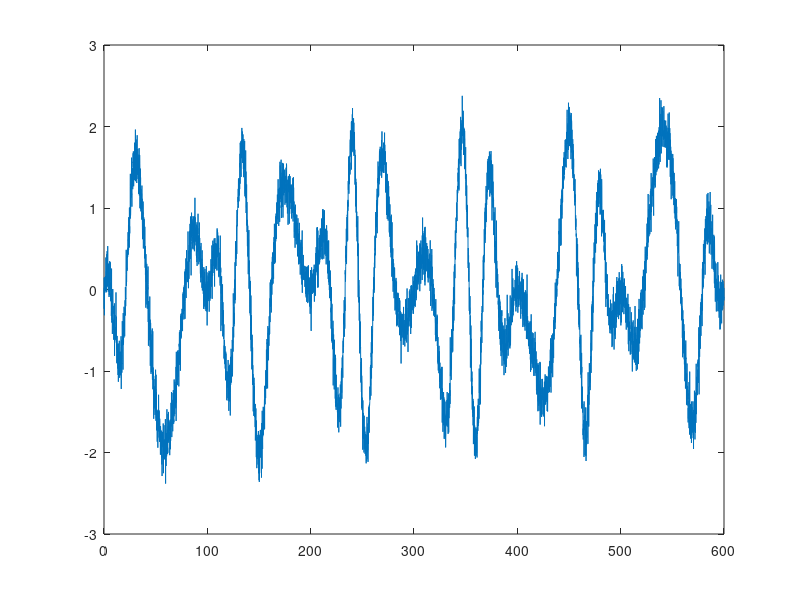
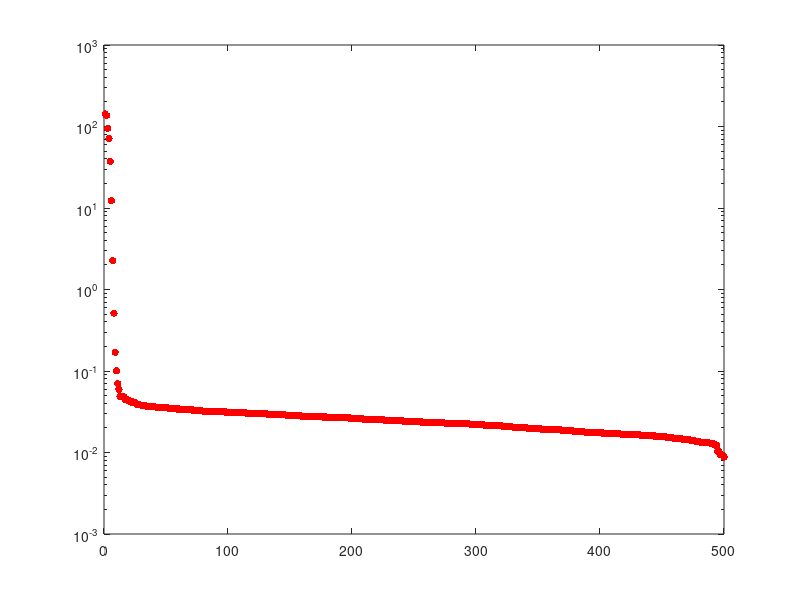

The MATLAB source for these figures, in order: (Note: this script raises an error after producing the figures.)
clc
clear all

omega1 = 2*pi/200;
omega2 = 2*pi/40;
omega3 = 2*pi/120;

t = 0:0.1:600;

y = sin(omega1 * t) .* cos((omega2 * t) + (pi/2)*sin(omega3 * t));
w = awgn(y, 10, 'measured');

y_tot = y + w;
plot(t,y_tot)

start_i = 1050;
end_i = 1400;

Y_miss = y_tot;
Y_miss(start_i:end_i)= 0;

% f = figure;
% ax = gca;
% f.Position = [100 100 1500 300];
% plot(T(1:504), Y_miss(1:504),'r-','linewidth',2);
% hold on;
% plot(T(606:end), Y_miss(606:end),'r-','linewidth',2);
% plot(T(505:605), Y_saw_profile(505:605),'k-','linewidth',2);
% grid('on');
% xlim([0 T(end)]);
% xlabel('Time(in seconds)');
% ylabel('Y')

M = 500;
N = length(Y_miss);
N1 = N-M+1;

D = zeros(N1,M);
for i=1:N1
    D(i,:) = Y_miss(i:i+M-1);
end

C = (1/N1)*(D'*D);
[right_vecs, vals, left_vecs] = eig(C);

[d,ind] = sort(diag(vals));
Eigvals = flip(d,1);
ind_sort = flip(ind,1);

rho_jk = left_vecs(:,ind_sort);
figure
semilogy(Eigvals,'r.','MarkerSize',16)

K = 6;

rec_current = Y_miss;

k=1;
while k<=K
    convergence = 15;
    while convergence >= 1e-4
        rho_jk = createRho(M, N1, rec_current);
        Ak = createEOFs(N1, M, rec_current, rho_jk, k);
        rec_current = recreateData(M, N, N1, k, Ak, rho_jk, y_tot, start_i, end_i);    
        
        rec_last = rec_current;
        
        rho_jk = createRho(M, N1, rec_current);
        Ak = createEOFs(N1, M, rec_current, rho_jk, k);      
        rec_current = recreateData(M, N, N1, k, Ak, rho_jk, y_tot, start_i, end_i);
               
        convergence = norm(rec_current(start_i:end_i) - rec_last(start_i:end_i))
    end
    k = k+1;
    k
end

L = floor(2*length(rec_current)/3);
figure
f = gcf;
plot(t(1:start_i-1),rec_current(1:start_i-1),'r-','linewidth',2.0)
hold on;
plot(t(end_i+1:end),rec_current(end_i+1:end),'r-','linewidth',2.0)
plot(t(start_i:end_i),rec_current(start_i:end_i),'b-','linewidth',2.0)
plot(t,y(1:end),'k-','linewidth',1.0)
grid('on');
xlabel('Time(in seconds)');
ylabel('Y')
saveas(f,'3_bursts.png')

function a = createEOFs(N1, M, Y, rho_jk, K)
a = zeros(K,N1);
for k=1:K
    for i=1:N1
        sum1 = 0;
        for j=1:M
            rho = rho_jk(j,k);
            y = Y(i+j-1);
            sum1 = sum1 + y * rho;
        end
        a(k,i) = sum1;
    end
end
end

function Y_reg = recreateData(M, N, N1, K, Ak, rho_jk, Y_saw_profile, start_i, end_i)
Y_reg = Y_saw_profile;
for i=start_i:end_i
    if i <= M-1
        sum1 = 0;   
        for k=1:K
            for j=1:i
                ak = Ak(k,i-j+1);
                rho_k = rho_jk(j,k);
                sum1 = sum1 + ak * rho_k;
            end
        end
        Mt = (1/(i+1));
        Y_reg(i) = Mt * sum1;

    elseif (M <= i)&& (i<= N1)
        sum2 = 0;
        for k=1:K
            for j=1:M
                ak = Ak(k,i-j+1);
                rho_k = rho_jk(j,k);
                sum2 = sum2 + ak * rho_k;
            end
        end
        Mt = (1/M);
        Y_reg(i) = Mt * sum2;
        
    elseif (N1+1 <= i)&&(i <=N)
        sum3 = 0;
        for k=1:K
            for j=i-N+M:M
                ak = Ak(k,i-j+1);
                rho_k = rho_jk(j,k);
                sum3 = sum3 + ak * rho_k;
            end
        end
        Mt = (1/(N-i+1));
        Y_reg(i) = Mt * sum3;
    end
end
end

function rho_jk = createRho(M, N1, Y_miss)
D = zeros(N1,M);
for i=1:N1
    D(i,:) = Y_miss(i:i+M-1);
end

C = (1/N1)*(D'*D);
[~, vals, left_vecs] = eig(C);

[~,ind] = sort(diag(vals));
ind_sort = flip(ind,1);

rho_jk = left_vecs(:,ind_sort);
end